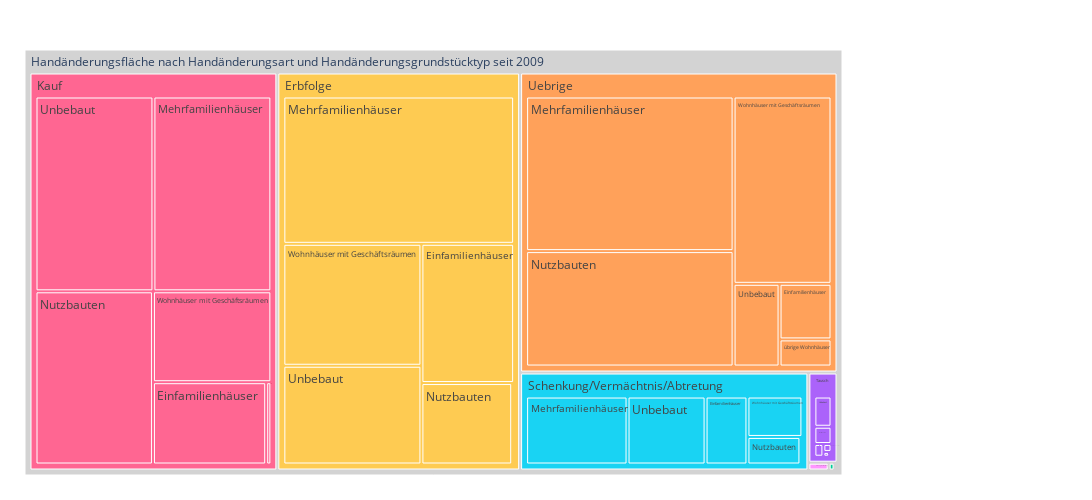

The notebook cell saved with this chart:
### Code cell
fig = px.treemap(myTreemapAgg.query('sum_Flaeche >0').reset_index(), path=[px.Constant("Handänderungsfläche nach Handänderungsart und Handänderungsgrundstücktyp seit 2009")
                                                                          ,'HaeArt','HaeGrstTyp']
                 , values='sum_Flaeche'
                 , color='HaeArt'               
                 , color_discrete_map={'(?)':'lightgrey','EVP':'gold', 'SP':'#FF3030', 'PdA':'#EE3B3B', 'Grüne':'#A2CD5A','GLP':'#CAFF70','Die Mitte':'orange','FDP':'#104E8B','AL':'deeppink','SVP':'forestgreen', 'FL ZÜRI':'#8B864E','Volt':'#lightblue' }                
                 ## bei continuous scales (bei Zahlenwerten):
                 ,color_continuous_scale='viridis'
                 ,height=500 , width=1100                 
                )
fig.update_traces(root_color="grey")
fig.update_layout(margin = dict(t=50, l=25, r=250, b=25))
fig.show()

### Figure 1 — Plotly figure (JSON) as saved in the notebook; plotly's stock layout.template omitted (floating-point values rounded to 4 significant figures)
{"data": [{"branchvalues": "total", "customdata": [["Expropriation"], ["Tausch"], ["Uebrige"], ["Tausch"], ["Schenkung/Vermächtnis/Abtretung"], ["Uebrige"], ["Schenkung/Vermächtnis/Abtretung"], ["Kauf"], ["Uebrige"], ["Kauf"], ["Freiwillige Steigerung"], ["Uebrige"], ["Zwangsverwertung"], ["Tausch"], ["Uebrige"], ["Expropriation"], ["Erbfolge"], ["Kauf"], ["Freiwillige Steigerung"], ["Zwangsverwertung"], ["Freiwillige Steigerung"], ["Schenkung/Vermächtnis/Abtretung"], ["Zwangsverwertung"], ["Tausch"], ["Expropriation"], ["Expropriation"], ["Erbfolge"], ["Kauf"], ["Expropriation"], ["Erbfolge"], ["Zwangsverwertung"], ["Schenkung/Vermächtnis/Abtretung"], ["Erbfolge"], ["Schenkung/Vermächtnis/Abtretung"], ["Tausch"], ["Erbfolge"], ["Kauf"], ["Kauf"], ["Uebrige"], ["Schenkung/Vermächtnis/Abtretung"], ["Tausch"], ["Erbfolge"], ["Erbfolge"], ["Expropriation"], ["Freiwillige Steigerung"], ["Kauf"], ["Schenkung/Vermächtnis/Abtretung"], ["Tausch"], ["Uebrige"], ["Zwangsverwertung"], ["(?)"]], "domain": {"x": [0, 1], "y": [0, 1]}, "hovertemplate": "labels=%{label}<br>sum_Flaeche=%{value}<br>parent=%{parent}<br>id=%{id}<br>HaeArt=%{customdata[0]}<extra></extra>", "ids": ["Handänderungsfläche nach Handänderungsart und Handänderungsgrundstücktyp seit 2009/Expropriation/Einfamilienhäuser", "Handänderungsfläche nach Handänderungsart und Handänderungsgrundstücktyp seit 2009/Tausch/Einfamilienhäuser", "Handänderungsfläche nach Handänderungsart und Handänderungsgrundstücktyp seit 2009/Uebrige/Einfamilienhäuser", "Handänderungsfläche nach Handänderungsart und Handänderungsgrundstücktyp seit 2009/Tausch/Unbebaut", "Handänderungsfläche nach Handänderungsart und Handänderungsgrundstücktyp seit 2009/Schenkung/Vermächtnis/Abtretung/Mehrfamilienhäuser", "Handänderungsfläche nach Handänderungsart und Handänderungsgrundstücktyp seit 2009/Uebrige/Mehrfamilienhäuser", "Handänderungsfläche nach Handänderungsart und Handänderungsgrundstücktyp seit 2009/Schenkung/Vermächtnis/Abtretung/übrige Wohnhäuser", "Handänderungsfläche nach Handänderungsart und Handänderungsgrundstücktyp seit 2009/Kauf/übrige Wohnhäuser", "Handänderungsfläche nach Handänderungsart und Handänderungsgrundstücktyp seit 2009/Uebrige/Wohnhäuser mit Geschäftsräumen", "Handänderungsfläche nach Handänderungsart und Handänderungsgrundstücktyp seit 2009/Kauf/Wohnhäuser mit Geschäftsräumen", "Handänderungsfläche nach Handänderungsart und Handänderungsgrundstücktyp seit 2009/Freiwillige Steigerung/Wohnhäuser mit Geschäftsräumen", "Handänderungsfläche nach Handänderungsart und Handänderungsgrundstücktyp seit 2009/Uebrige/übrige Wohnhäuser", "Handänderungsfläche nach Handänderungsart und Handänderungsgrundstücktyp seit 2009/Zwangsverwertung/Wohnhäuser mit Geschäftsräumen", "Handänderungsfläche nach Handänderungsart und Handänderungsgrundstücktyp seit 2009/Tausch/übrige Wohnhäuser", "Handänderungsfläche nach Handänderungsart und Handänderungsgrundstücktyp seit 2009/Uebrige/Nutzbauten", "Handänderungsfläche nach Handänderungsart und Handänderungsgrundstücktyp seit 2009/Expropriation/Nutzbauten", "Handänderungsfläche nach Handänderungsart und Handänderungsgrundstücktyp seit 2009/Erbfolge/Einfamilienhäuser", "Handänderungsfläche nach Handänderungsart und Handänderungsgrundstücktyp seit 2009/Kauf/Einfamilienhäuser", "Handänderungsfläche nach Handänderungsart und Handänderungsgrundstücktyp seit 2009/Freiwillige Steigerung/Mehrfamilienhäuser", "Handänderungsfläche nach Handänderungsart und Handänderungsgrundstücktyp seit 2009/Zwangsverwertung/Einfamilienhäuser", "Handänderungsfläche nach Handänderungsart und Handänderungsgrundstücktyp seit 2009/Freiwillige Steigerung/Nutzbauten", "Handänderungsfläche nach Handänderungsart und Handänderungsgrundstücktyp seit 2009/Schenkung/Vermächtnis/Abtretung/Nutzbauten", "Handänderungsfläche nach Handänderungsart und Handänderungsgrundstücktyp seit 2009/Zwangsverwertung/Mehrfamilienhäuser", "Handänderungsfläche nach Handänderungsart und Handänderungsgrundstücktyp seit 2009/Tausch/Mehrfamilienhäuser", "Handänderungsfläche nach Handänderungsart und Handänderungsgrundstücktyp seit 2009/Expropriation/Wohnhäuser mit Geschäftsräumen", "Handänderungsfläche nach Handänderungsart und Handänderungsgrundstücktyp seit 2009/Expropriation/Mehrfamilienhäuser", "Handänderungsfläche nach Handänderungsart und Handänderungsgrundstücktyp seit 2009/Erbfolge/übrige Wohnhäuser", "Handänderungsfläche nach Handänderungsart und Handänderungsgrundstücktyp seit 2009/Kauf/Unbebaut", "Handänderungsfläche nach Handänderungsart und Handänderungsgrundstücktyp seit 2009/Expropriation/Unbebaut", "Handänderungsfläche nach Handänderungsart und Handänderungsgrundstücktyp seit 2009/Erbfolge/Unbebaut", "Handänderungsfläche nach Handänderungsart und Handänderungsgrundstücktyp seit 2009/Zwangsverwertung/Nutzbauten", "Handänderungsfläche nach Handänderungsart und Handänderungsgrundstücktyp seit 2009/Schenkung/Vermächtnis/Abtretung/Wohnhäuser mit Geschäftsräumen", "Handänderungsfläche nach Handänderungsart und Handänderungsgrundstücktyp seit 2009/Erbfolge/Mehrfamilienhäuser", "Handänderungsfläche nach Handänderungsart und Handänderungsgrundstücktyp seit 2009/Schenkung/Vermächtnis/Abtretung/Einfamilienhäuser", "Handänderungsfläche nach Handänderungsart und Handänderungsgrundstücktyp seit 2009/Tausch/Nutzbauten", "Handänderungsfläche nach Handänderungsart und Handänderungsgrundstücktyp seit 2009/Erbfolge/Nutzbauten", "Handänderungsfläche nach Handänderungsart und Handänderungsgrundstücktyp seit 2009/Kauf/Mehrfamilienhäuser", "Handänderungsfläche nach Handänderungsart und Handänderungsgrundstücktyp seit 2009/Kauf/Nutzbauten", "Handänderungsfläche nach Handänderungsart und Handänderungsgrundstücktyp seit 2009/Uebrige/Unbebaut", "Handänderungsfläche nach Handänderungsart und Handänderungsgrundstücktyp seit 2009/Schenkung/Vermächtnis/Abtretung/Unbebaut", "Handänderungsfläche nach Handänderungsart und Handänderungsgrundstücktyp seit 2009/Tausch/Wohnhäuser mit Geschäftsräumen", "Handänderungsfläche nach Handänderungsart und Handänderungsgrundstücktyp seit 2009/Erbfolge/Wohnhäuser mit Geschäftsräumen", "Handänderungsfläche nach Handänderungsart und Handänderungsgrundstücktyp seit 2009/Erbfolge", "Handänderungsfläche nach Handänderungsart und Handänderungsgrundstücktyp seit 2009/Expropriation", "Handänderungsfläche nach Handänderungsart und Handänderungsgrundstücktyp seit 2009/Freiwillige Steigerung", "Handänderungsfläche nach Handänderungsart und Handänderungsgrundstücktyp seit 2009/Kauf", "Handänderungsfläche nach Handänderungsart und Handänderungsgrundstücktyp seit 2009/Schenkung/Vermächtnis/Abtretung", "Handänderungsfläche nach Handänderungsart und Handänderungsgrundstücktyp seit 2009/Tausch", "Handänderungsfläche nach Handänderungsart und Handänderungsgrundstücktyp seit 2009/Uebrige", "Handänderungsfläche nach Handänderungsart und Handänderungsgrundstücktyp seit 2009/Zwangsverwertung", "Handänderungsfläche nach Handänderungsart und Handänderungsgrundstücktyp seit 2009"], "labels": ["Einfamilienhäuser", "Einfamilienhäuser", "Einfamilienhäuser", "Unbebaut", "Mehrfamilienhäuser", "Mehrfamilienhäuser", "übrige Wohnhäuser", "übrige Wohnhäuser", "Wohnhäuser mit Geschäftsräumen", "Wohnhäuser mit Geschäftsräumen", "Wohnhäuser mit Geschäftsräumen", "übrige Wohnhäuser", "Wohnhäuser mit Geschäftsräumen", "übrige Wohnhäuser", "Nutzbauten", "Nutzbauten", "Einfamilienhäuser", "Einfamilienhäuser", "Mehrfamilienhäuser", "Einfamilienhäuser", "Nutzbauten", "Nutzbauten", "Mehrfamilienhäuser", "Mehrfamilienhäuser", "Wohnhäuser mit Geschäftsräumen", "Mehrfamilienhäuser", "übrige Wohnhäuser", "Unbebaut", "Unbebaut", "Unbebaut", "Nutzbauten", "Wohnhäuser mit Geschäftsräumen", "Mehrfamilienhäuser", "Einfamilienhäuser", "Nutzbauten", "Nutzbauten", "Mehrfamilienhäuser", "Nutzbauten", "Unbebaut", "Unbebaut", "Wohnhäuser mit Geschäftsräumen", "Wohnhäuser mit Geschäftsräumen", "Erbfolge", "Expropriation", "Freiwillige Steigerung", "Kauf", "Schenkung/Vermächtnis/Abtretung", "Tausch", "Uebrige", "Zwangsverwertung", "Handänderungsfläche nach Handänderungsart und Handänderungsgrundstücktyp seit 2009"], "marker": {"colors": ["#00cc96", "#ab63fa", "#FFA15A", "#ab63fa", "#19d3f3", "#FFA15A", "#19d3f3", "#FF6692", "#FFA15A", "#FF6692", "#B6E880", "#FFA15A", "#FF97FF", "#ab63fa", "#FFA15A", "#00cc96", "#FECB52", "#FF6692", "#B6E880", "#FF97FF", "#B6E880", "#19d3f3", "#FF97FF", "#ab63fa", "#00cc96", "#00cc96", "#FECB52", "#FF6692", "#00cc96", "#FECB52", "#FF97FF", "#19d3f3", "#FECB52", "#19d3f3", "#ab63fa", "#FECB52", "#FF6692", "#FF6692", "#FFA15A", "#19d3f3", "#ab63fa", "#FECB52", "#FECB52", "#00cc96", "#B6E880", "#FF6692", "#19d3f3", "#ab63fa", "#FFA15A", "#FF97FF", "lightgrey"]}, "name": "", "parents": ["Handänderungsfläche nach Handänderungsart und Handänderungsgrundstücktyp seit 2009/Expropriation", "Handänderungsfläche nach Handänderungsart und Handänderungsgrundstücktyp seit 2009/Tausch", "Handänderungsfläche nach Handänderungsart und Handänderungsgrundstücktyp seit 2009/Uebrige", "Handänderungsfläche nach Handänderungsart und Handänderungsgrundstücktyp seit 2009/Tausch", "Handänderungsfläche nach Handänderungsart und Handänderungsgrundstücktyp seit 2009/Schenkung/Vermächtnis/Abtretung", "Handänderungsfläche nach Handänderungsart und Handänderungsgrundstücktyp seit 2009/Uebrige", "Handänderungsfläche nach Handänderungsart und Handänderungsgrundstücktyp seit 2009/Schenkung/Vermächtnis/Abtretung", "Handänderungsfläche nach Handänderungsart und Handänderungsgrundstücktyp seit 2009/Kauf", "Handänderungsfläche nach Handänderungsart und Handänderungsgrundstücktyp seit 2009/Uebrige", "Handänderungsfläche nach Handänderungsart und Handänderungsgrundstücktyp seit 2009/Kauf", "Handänderungsfläche nach Handänderungsart und Handänderungsgrundstücktyp seit 2009/Freiwillige Steigerung", "Handänderungsfläche nach Handänderungsart und Handänderungsgrundstücktyp seit 2009/Uebrige", "Handänderungsfläche nach Handänderungsart und Handänderungsgrundstücktyp seit 2009/Zwangsverwertung", "Handänderungsfläche nach Handänderungsart und Handänderungsgrundstücktyp seit 2009/Tausch", "Handänderungsfläche nach Handänderungsart und Handänderungsgrundstücktyp seit 2009/Uebrige", "Handänderungsfläche nach Handänderungsart und Handänderungsgrundstücktyp seit 2009/Expropriation", "Handänderungsfläche nach Handänderungsart und Handänderungsgrundstücktyp seit 2009/Erbfolge", "Handänderungsfläche nach Handänderungsart und Handänderungsgrundstücktyp seit 2009/Kauf", "Handänderungsfläche nach Handänderungsart und Handänderungsgrundstücktyp seit 2009/Freiwillige Steigerung", "Handänderungsfläche nach Handänderungsart und Handänderungsgrundstücktyp seit 2009/Zwangsverwertung", "Handänderungsfläche nach Handänderungsart und Handänderungsgrundstücktyp seit 2009/Freiwillige Steigerung", "Handänderungsfläche nach Handänderungsart und Handänderungsgrundstücktyp seit 2009/Schenkung/Vermächtnis/Abtretung", "Handänderungsfläche nach Handänderungsart und Handänderungsgrundstücktyp seit 2009/Zwangsverwertung", "Handänderungsfläche nach Handänderungsart und Handänderungsgrundstücktyp seit 2009/Tausch", "Handänderungsfläche nach Handänderungsart und Handänderungsgrundstücktyp seit 2009/Expropriation", "Handänderungsfläche nach Handänderungsart und Handänderungsgrundstücktyp seit 2009/Expropriation", "Handänderungsfläche nach Handänderungsart und Handänderungsgrundstücktyp seit 2009/Erbfolge", "Handänderungsfläche nach Handänderungsart und Handänderungsgrundstücktyp seit 2009/Kauf", "Handänderungsfläche nach Handänderungsart und Handänderungsgrundstücktyp seit 2009/Expropriation", "Handänderungsfläche nach Handänderungsart und Handänderungsgrundstücktyp seit 2009/Erbfolge", "Handänderungsfläche nach Handänderungsart und Handänderungsgrundstücktyp seit 2009/Zwangsverwertung", "Handänderungsfläche nach Handänderungsart und Handänderungsgrundstücktyp seit 2009/Schenkung/Vermächtnis/Abtretung", "Handänderungsfläche nach Handänderungsart und Handänderungsgrundstücktyp seit 2009/Erbfolge", "Handänderungsfläche nach Handänderungsart und Handänderungsgrundstücktyp seit 2009/Schenkung/Vermächtnis/Abtretung", "Handänderungsfläche nach Handänderungsart und Handänderungsgrundstücktyp seit 2009/Tausch", "Handänderungsfläche nach Handänderungsart und Handänderungsgrundstücktyp seit 2009/Erbfolge", "Handänderungsfläche nach Handänderungsart und Handänderungsgrundstücktyp seit 2009/Kauf", "Handänderungsfläche nach Handänderungsart und Handänderungsgrundstücktyp seit 2009/Kauf", "Handänderungsfläche nach Handänderungsart und Handänderungsgrundstücktyp seit 2009/Uebrige", "Handänderungsfläche nach Handänderungsart und Handänderungsgrundstücktyp seit 2009/Schenkung/Vermächtnis/Abtretung", "Handänderungsfläche nach Handänderungsart und Handänderungsgrundstücktyp seit 2009/Tausch", "Handänderungsfläche nach Handänderungsart und Handänderungsgrundstücktyp seit 2009/Erbfolge", "Handänderungsfläche nach Handänderungsart und Handänderungsgrundstücktyp seit 2009", "Handänderungsfläche nach Handänderungsart und Handänderungsgrundstücktyp seit 2009", "Handänderungsfläche nach Handänderungsart und Handänderungsgrundstücktyp seit 2009", "Handänderungsfläche nach Handänderungsart und Handänderungsgrundstücktyp seit 2009", "Handänderungsfläche nach Handänderungsart und Handänderungsgrundstücktyp seit 2009", "Handänderungsfläche nach Handänderungsart und Handänderungsgrundstücktyp seit 2009", "Handänderungsfläche nach Handänderungsart und Handänderungsgrundstücktyp seit 2009", "Handänderungsfläche nach Handänderungsart und Handänderungsgrundstücktyp seit 2009", ""], "root": {"color": "grey"}, "type": "treemap", "values": [757, 2065, 242800.0, 95970.0, 755300.0, 2698000.0, 5972, 35090.0, 1543000.0, 891000.0, 501, 118571, 627.3, 5147, 2015000.0, 166, 1070000.0, 771600.0, 698, 4435, 483, 159900.0, 4558.0, 11940.0, 760.1, 1226.0, 12920.0, 1902000.0, 398, 1130000.0, 1890.0, 243300.0, 2818000.0, 311800.0, 54860.0, 612900.0, 1902000.0, 1684000.0, 319900.0, 581000.0, 21220.0, 1395000.0, 7038000.0, 3307.0, 1682, 7186000.0, 2057000.0, 191200.0, 6937000.0, 11510.0, 23430000.0]}], "layout": {"height": 500, "legend": {"tracegroupgap": 0}, "margin": {"b": 25, "l": 25, "r": 250, "t": 50}, "width": 1100}}
